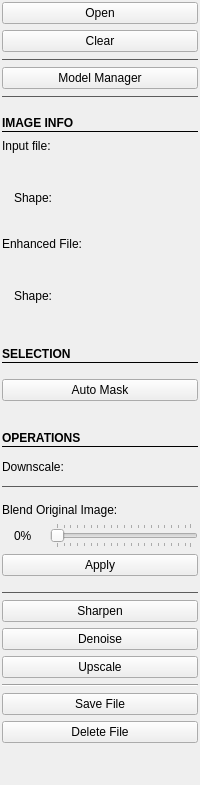
         <widget class="QWidget" name="frame_sidebar">
         <layout class="QVBoxLayout" name="verticalLayout_3">
          <property name="leftMargin">
           <number>2</number>
          </property>
          <property name="topMargin">
           <number>2</number>
          </property>
          <property name="rightMargin">
           <number>2</number>
          </property>
          <property name="bottomMargin">
           <number>2</number>
          </property>
          <item>
           <widget class="QPushButton" name="pushButton_open">
            <property name="text">
             <string>Open</string>
            </property>
           </widget>
          </item>
          <item>
           <widget class="QPushButton" name="pushButton_clear">
            <property name="text">
             <string>Clear</string>
            </property>
           </widget>
          </item>
          <item>
           <widget class="Line" name="line_8">
            <property name="styleSheet">
             <string notr="true">color: rgb(92, 92, 92);</string>
            </property>
            <property name="frameShadow">
             <enum>QFrame::Plain</enum>
            </property>
            <property name="orientation">
             <enum>Qt::Horizontal</enum>
            </property>
           </widget>
          </item>
          <item>
           <widget class="QPushButton" name="pushButton_modelManager">
            <property name="text">
             <string>Model Manager</string>
            </property>
           </widget>
          </item>
          <item>
           <widget class="Line" name="line">
            <property name="styleSheet">
             <string notr="true">color: rgb(92, 92, 92);</string>
            </property>
            <property name="frameShadow">
             <enum>QFrame::Plain</enum>
            </property>
            <property name="orientation">
             <enum>Qt::Horizontal</enum>
            </property>
           </widget>
          </item>
          <item>
           <widget class="QFrame" name="frame_label_info">
            <property name="frameShape">
             <enum>QFrame::NoFrame</enum>
            </property>
            <property name="frameShadow">
             <enum>QFrame::Raised</enum>
            </property>
            <layout class="QVBoxLayout" name="layout_label_info">
             <property name="spacing">
              <number>0</number>
             </property>
             <property name="leftMargin">
              <number>0</number>
             </property>
             <property name="topMargin">
              <number>12</number>
             </property>
             <property name="rightMargin">
              <number>0</number>
             </property>
             <property name="bottomMargin">
              <number>0</number>
             </property>
             <item>
              <widget class="QLabel" name="label_7">
               <property name="font">
                <font>
                 <bold>true</bold>
                </font>
               </property>
               <property name="text">
                <string>IMAGE INFO</string>
               </property>
              </widget>
             </item>
             <item>
              <widget class="Line" name="line_9">
               <property name="frameShadow">
                <enum>QFrame::Plain</enum>
               </property>
               <property name="orientation">
                <enum>Qt::Horizontal</enum>
               </property>
              </widget>
             </item>
            </layout>
           </widget>
          </item>
          <item>
           <widget class="QFrame" name="frame_info_base">
            <property name="frameShape">
             <enum>QFrame::NoFrame</enum>
            </property>
            <property name="frameShadow">
             <enum>QFrame::Plain</enum>
            </property>
            <layout class="QVBoxLayout" name="verticalLayout_11">
             <property name="leftMargin">
              <number>0</number>
             </property>
             <property name="topMargin">
              <number>0</number>
             </property>
             <property name="rightMargin">
              <number>0</number>
             </property>
             <property name="bottomMargin">
              <number>0</number>
             </property>
             <item>
              <widget class="QLabel" name="label_13">
               <property name="text">
                <string>Input file:</string>
               </property>
              </widget>
             </item>
             <item>
              <widget class="QLabel" name="label_filename_base">
               <property name="text">
                <string>&lt;html&gt;&lt;head/&gt;&lt;body&gt;&lt;p&gt;&lt;span style=&quot; color:#9a9996;&quot;/&gt;&lt;/p&gt;&lt;/body&gt;&lt;/html&gt;</string>
               </property>
               <property name="margin">
                <number>0</number>
               </property>
              </widget>
             </item>
             <item>
              <widget class="QFrame" name="group_base">
               <property name="frameShape">
                <enum>QFrame::NoFrame</enum>
               </property>
               <property name="frameShadow">
                <enum>QFrame::Raised</enum>
               </property>
               <layout class="QVBoxLayout" name="verticalLayout_18">
                <property name="spacing">
                 <number>6</number>
                </property>
                <property name="leftMargin">
                 <number>12</number>
                </property>
                <property name="topMargin">
                 <number>6</number>
                </property>
                <property name="rightMargin">
                 <number>6</number>
                </property>
                <property name="bottomMargin">
                 <number>6</number>
                </property>
                <item>
                 <widget class="QFrame" name="frame_label_filename_base">
                  <property name="frameShape">
                   <enum>QFrame::NoFrame</enum>
                  </property>
                  <property name="frameShadow">
                   <enum>QFrame::Raised</enum>
                  </property>
                  <layout class="QHBoxLayout" name="horizontalLayout_13">
                   <property name="leftMargin">
                    <number>12</number>
                   </property>
                   <property name="topMargin">
                    <number>0</number>
                   </property>
                   <property name="rightMargin">
                    <number>0</number>
                   </property>
                   <property name="bottomMargin">
                    <number>0</number>
                   </property>
                  </layout>
                 </widget>
                </item>
                <item>
                 <widget class="QLabel" name="label_14">
                  <property name="text">
                   <string>Shape:</string>
                  </property>
                 </widget>
                </item>
                <item>
                 <widget class="QFrame" name="frame_label_shape_base">
                  <property name="frameShape">
                   <enum>QFrame::NoFrame</enum>
                  </property>
                  <property name="frameShadow">
                   <enum>QFrame::Raised</enum>
                  </property>
                  <layout class="QHBoxLayout" name="horizontalLayout_14">
                   <property name="leftMargin">
                    <number>12</number>
                   </property>
                   <property name="topMargin">
                    <number>0</number>
                   </property>
                   <property name="rightMargin">
                    <number>0</number>
                   </property>
                   <property name="bottomMargin">
                    <number>0</number>
                   </property>
                   <item>
                    <widget class="QLabel" name="label_shape_base">
                     <property name="text">
                      <string>&lt;html&gt;&lt;head/&gt;&lt;body&gt;&lt;p/&gt;&lt;/body&gt;&lt;/html&gt;</string>
                     </property>
                    </widget>
                   </item>
                  </layout>
                 </widget>
                </item>
               </layout>
              </widget>
             </item>
            </layout>
           </widget>
          </item>
          <item>
           <widget class="QFrame" name="frame_info_compare">
            <property name="frameShape">
             <enum>QFrame::NoFrame</enum>
            </property>
            <property name="frameShadow">
             <enum>QFrame::Plain</enum>
            </property>
            <layout class="QVBoxLayout" name="verticalLayout_12">
             <property name="leftMargin">
              <number>0</number>
             </property>
             <property name="topMargin">
              <number>0</number>
             </property>
             <property name="rightMargin">
              <number>0</number>
             </property>
             <property name="bottomMargin">
              <number>0</number>
             </property>
             <item>
              <widget class="QLabel" name="label_8">
               <property name="text">
                <string>Enhanced File:</string>
               </property>
              </widget>
             </item>
             <item>
              <widget class="QLabel" name="label_filename">
               <property name="text">
                <string>&lt;html&gt;&lt;head/&gt;&lt;body&gt;&lt;p&gt;&lt;span style=&quot; color:#9a9996;&quot;/&gt;&lt;/p&gt;&lt;/body&gt;&lt;/html&gt;</string>
               </property>
               <property name="margin">
                <number>0</number>
               </property>
              </widget>
             </item>
             <item>
              <widget class="QFrame" name="group_compare">
               <property name="frameShape">
                <enum>QFrame::NoFrame</enum>
               </property>
               <property name="frameShadow">
                <enum>QFrame::Raised</enum>
               </property>
               <layout class="QVBoxLayout" name="verticalLayout_19">
                <property name="spacing">
                 <number>6</number>
                </property>
                <property name="leftMargin">
                 <number>12</number>
                </property>
                <property name="topMargin">
                 <number>6</number>
                </property>
                <property name="rightMargin">
                 <number>6</number>
                </property>
                <property name="bottomMargin">
                 <number>6</number>
                </property>
                <item>
                 <widget class="QFrame" name="frame_label_filename">
                  <property name="frameShape">
                   <enum>QFrame::NoFrame</enum>
                  </property>
                  <property name="frameShadow">
                   <enum>QFrame::Raised</enum>
                  </property>
                  <layout class="QVBoxLayout" name="verticalLayout_10">
                   <property name="leftMargin">
                    <number>12</number>
                   </property>
                   <property name="topMargin">
                    <number>0</number>
                   </property>
                   <property name="rightMargin">
                    <number>0</number>
                   </property>
                   <property name="bottomMargin">
                    <number>0</number>
                   </property>
                  </layout>
                 </widget>
                </item>
                <item>
                 <widget class="QLabel" name="label_9">
                  <property name="text">
                   <string>Shape:</string>
                  </property>
                 </widget>
                </item>
                <item>
                 <widget class="QFrame" name="frame_label_shape">
                  <property name="frameShape">
                   <enum>QFrame::NoFrame</enum>
                  </property>
                  <property name="frameShadow">
                   <enum>QFrame::Raised</enum>
                  </property>
                  <layout class="QVBoxLayout" name="verticalLayout_13">
                   <property name="leftMargin">
                    <number>12</number>
                   </property>
                   <property name="topMargin">
                    <number>0</number>
                   </property>
                   <property name="rightMargin">
                    <number>0</number>
                   </property>
                   <property name="bottomMargin">
                    <number>0</number>
                   </property>
                   <item>
                    <widget class="QLabel" name="label_shape">
                     <property name="text">
                      <string>&lt;html&gt;&lt;head/&gt;&lt;body&gt;&lt;p/&gt;&lt;/body&gt;&lt;/html&gt;</string>
                     </property>
                    </widget>
                   </item>
                  </layout>
                 </widget>
                </item>
               </layout>
              </widget>
             </item>
            </layout>
           </widget>
          </item>
          <item>
           <widget class="QFrame" name="frame_label_selection">
            <property name="frameShape">
             <enum>QFrame::NoFrame</enum>
            </property>
            <property name="frameShadow">
             <enum>QFrame::Raised</enum>
            </property>
            <layout class="QVBoxLayout" name="layout_label_selection">
             <property name="spacing">
              <number>0</number>
             </property>
             <property name="leftMargin">
              <number>0</number>
             </property>
             <property name="topMargin">
              <number>12</number>
             </property>
             <property name="rightMargin">
              <number>0</number>
             </property>
             <property name="bottomMargin">
              <number>0</number>
             </property>
             <item>
              <widget class="QLabel" name="label_10">
               <property name="font">
                <font>
                 <bold>true</bold>
                </font>
               </property>
               <property name="text">
                <string>SELECTION</string>
               </property>
              </widget>
             </item>
             <item>
              <widget class="Line" name="line_7">
               <property name="frameShadow">
                <enum>QFrame::Plain</enum>
               </property>
               <property name="orientation">
                <enum>Qt::Horizontal</enum>
               </property>
              </widget>
             </item>
            </layout>
           </widget>
          </item>
          <item>
           <widget class="QFrame" name="frame_mask">
            <property name="frameShape">
             <enum>QFrame::NoFrame</enum>
            </property>
            <property name="frameShadow">
             <enum>QFrame::Raised</enum>
            </property>
            <layout class="QVBoxLayout" name="verticalLayout_4">
             <property name="leftMargin">
              <number>0</number>
             </property>
             <property name="topMargin">
              <number>9</number>
             </property>
             <property name="rightMargin">
              <number>0</number>
             </property>
             <property name="bottomMargin">
              <number>0</number>
             </property>
             <item>
              <widget class="QPushButton" name="pushButton_mask">
               <property name="text">
                <string>Auto Mask</string>
               </property>
              </widget>
             </item>
             <item>
              <widget class="QFrame" name="frame_mask_visibility">
               <property name="frameShape">
                <enum>QFrame::NoFrame</enum>
               </property>
               <property name="frameShadow">
                <enum>QFrame::Raised</enum>
               </property>
               <layout class="QVBoxLayout" name="layout_mask_visibility">
                <property name="leftMargin">
                 <number>0</number>
                </property>
                <property name="topMargin">
                 <number>0</number>
                </property>
                <property name="rightMargin">
                 <number>0</number>
                </property>
                <property name="bottomMargin">
                 <number>0</number>
                </property>
               </layout>
              </widget>
             </item>
            </layout>
           </widget>
          </item>
          <item>
           <widget class="QFrame" name="frame_8">
            <property name="frameShape">
             <enum>QFrame::NoFrame</enum>
            </property>
            <property name="frameShadow">
             <enum>QFrame::Raised</enum>
            </property>
            <layout class="QHBoxLayout" name="horizontalLayout_15">
             <property name="leftMargin">
              <number>0</number>
             </property>
             <property name="topMargin">
              <number>0</number>
             </property>
             <property name="rightMargin">
              <number>0</number>
             </property>
             <property name="bottomMargin">
              <number>0</number>
             </property>
            </layout>
           </widget>
          </item>
          <item>
           <widget class="QFrame" name="frame_label_operations">
            <property name="frameShape">
             <enum>QFrame::NoFrame</enum>
            </property>
            <property name="frameShadow">
             <enum>QFrame::Raised</enum>
            </property>
            <layout class="QVBoxLayout" name="layout_label_operations">
             <property name="spacing">
              <number>0</number>
             </property>
             <property name="leftMargin">
              <number>0</number>
             </property>
             <property name="topMargin">
              <number>12</number>
             </property>
             <property name="rightMargin">
              <number>0</number>
             </property>
             <property name="bottomMargin">
              <number>0</number>
             </property>
             <item>
              <widget class="QLabel" name="label_11">
               <property name="font">
                <font>
                 <bold>true</bold>
                </font>
               </property>
               <property name="text">
                <string>OPERATIONS</string>
               </property>
              </widget>
             </item>
             <item>
              <widget class="Line" name="line_3">
               <property name="frameShadow">
                <enum>QFrame::Plain</enum>
               </property>
               <property name="orientation">
                <enum>Qt::Horizontal</enum>
               </property>
              </widget>
             </item>
            </layout>
           </widget>
          </item>
          <item>
           <widget class="QFrame" name="group_postprocess">
            <property name="frameShape">
             <enum>QFrame::NoFrame</enum>
            </property>
            <property name="frameShadow">
             <enum>QFrame::Raised</enum>
            </property>
            <layout class="QVBoxLayout" name="verticalLayout_20">
             <property name="leftMargin">
              <number>0</number>
             </property>
             <property name="topMargin">
              <number>0</number>
             </property>
             <property name="rightMargin">
              <number>0</number>
             </property>
             <property name="bottomMargin">
              <number>0</number>
             </property>
             <item>
              <widget class="QFrame" name="frame_scale">
               <property name="frameShape">
                <enum>QFrame::NoFrame</enum>
               </property>
               <property name="frameShadow">
                <enum>QFrame::Plain</enum>
               </property>
               <layout class="QVBoxLayout" name="verticalLayout_8">
                <property name="leftMargin">
                 <number>0</number>
                </property>
                <property name="topMargin">
                 <number>0</number>
                </property>
                <property name="rightMargin">
                 <number>0</number>
                </property>
                <property name="bottomMargin">
                 <number>9</number>
                </property>
                <item alignment="Qt::AlignLeft">
                 <widget class="QFrame" name="frame_14">
                  <property name="frameShape">
                   <enum>QFrame::NoFrame</enum>
                  </property>
                  <property name="frameShadow">
                   <enum>QFrame::Raised</enum>
                  </property>
                  <layout class="QHBoxLayout" name="horizontalLayout_8">
                   <property name="leftMargin">
                    <number>0</number>
                   </property>
                   <property name="topMargin">
                    <number>0</number>
                   </property>
                   <property name="rightMargin">
                    <number>0</number>
                   </property>
                   <property name="bottomMargin">
                    <number>0</number>
                   </property>
                   <item>
                    <widget class="QLabel" name="label_5">
                     <property name="text">
                      <string>Downscale:</string>
                     </property>
                    </widget>
                   </item>
                   <item>
                    <widget class="QLabel" name="label_scale">
                     <property name="minimumSize">
                      <size>
                       <width>30</width>
                       <height>25</height>
                      </size>
                     </property>
                     <property name="maximumSize">
                      <size>
                       <width>30</width>
                       <height>30</height>
                      </size>
                     </property>
                     <property name="text">
                      <string/>
                     </property>
                    </widget>
                   </item>
                  </layout>
                 </widget>
                </item>
                <item>
                 <widget class="Line" name="line_5">
                  <property name="styleSheet">
                   <string notr="true">color: rgb(92, 92, 92);</string>
                  </property>
                  <property name="frameShadow">
                   <enum>QFrame::Plain</enum>
                  </property>
                  <property name="orientation">
                   <enum>Qt::Horizontal</enum>
                  </property>
                 </widget>
                </item>
               </layout>
              </widget>
             </item>
             <item>
              <widget class="QFrame" name="frame_blend">
               <property name="frameShape">
                <enum>QFrame::NoFrame</enum>
               </property>
               <property name="frameShadow">
                <enum>QFrame::Raised</enum>
               </property>
               <layout class="QVBoxLayout" name="verticalLayout_9">
                <property name="leftMargin">
                 <number>0</number>
                </property>
                <property name="topMargin">
                 <number>0</number>
                </property>
                <property name="rightMargin">
                 <number>0</number>
                </property>
                <property name="bottomMargin">
                 <number>9</number>
                </property>
                <item>
                 <widget class="QLabel" name="label_blend">
                  <property name="text">
                   <string>Blend Original Image:</string>
                  </property>
                 </widget>
                </item>
                <item>
                 <widget class="QFrame" name="frame_5">
                  <property name="frameShape">
                   <enum>QFrame::NoFrame</enum>
                  </property>
                  <property name="frameShadow">
                   <enum>QFrame::Raised</enum>
                  </property>
                  <layout class="QHBoxLayout" name="horizontalLayout_2">
                   <property name="leftMargin">
                    <number>12</number>
                   </property>
                   <property name="topMargin">
                    <number>0</number>
                   </property>
                   <property name="rightMargin">
                    <number>0</number>
                   </property>
                   <property name="bottomMargin">
                    <number>0</number>
                   </property>
                   <item>
                    <widget class="QLabel" name="label_blend_amt">
                     <property name="minimumSize">
                      <size>
                       <width>30</width>
                       <height>0</height>
                      </size>
                     </property>
                     <property name="text">
                      <string>0%</string>
                     </property>
                    </widget>
                   </item>
                   <item>
                    <widget class="QSlider" name="horizontalSlider_blend">
                     <property name="orientation">
                      <enum>Qt::Horizontal</enum>
                     </property>
                     <property name="tickPosition">
                      <enum>QSlider::TicksBothSides</enum>
                     </property>
                     <property name="tickInterval">
                      <number>5</number>
                     </property>
                    </widget>
                   </item>
                  </layout>
                 </widget>
                </item>
                <item>
                 <widget class="QPushButton" name="pushButton_postprocess_apply">
                  <property name="text">
                   <string>Apply</string>
                  </property>
                 </widget>
                </item>
               </layout>
              </widget>
             </item>
            </layout>
           </widget>
          </item>
          <item>
           <widget class="Line" name="line_6">
            <property name="styleSheet">
             <string notr="true">color: rgb(92, 92, 92);</string>
            </property>
            <property name="frameShadow">
             <enum>QFrame::Plain</enum>
            </property>
            <property name="orientation">
             <enum>Qt::Horizontal</enum>
            </property>
           </widget>
          </item>
          <item>
           <widget class="QFrame" name="frame_11">
            <property name="frameShape">
             <enum>QFrame::NoFrame</enum>
            </property>
            <property name="frameShadow">
             <enum>QFrame::Plain</enum>
            </property>
            <layout class="QVBoxLayout" name="verticalLayout_17">
             <property name="leftMargin">
              <number>0</number>
             </property>
             <property name="topMargin">
              <number>0</number>
             </property>
             <property name="rightMargin">
              <number>0</number>
             </property>
             <property name="bottomMargin">
              <number>0</number>
             </property>
             <item>
              <widget class="QPushButton" name="pushButton_run">
               <property name="text">
                <string>Sharpen</string>
               </property>
              </widget>
             </item>
             <item>
              <widget class="QPushButton" name="pushButton_denoise">
               <property name="text">
                <string>Denoise</string>
               </property>
              </widget>
             </item>
             <item>
              <widget class="QPushButton" name="pushButton_upscale">
               <property name="text">
                <string>Upscale</string>
               </property>
              </widget>
             </item>
            </layout>
           </widget>
          </item>
          <item>
           <widget class="Line" name="line_2">
            <property name="orientation">
             <enum>Qt::Horizontal</enum>
            </property>
           </widget>
          </item>
          <item>
           <widget class="QFrame" name="frame_7">
            <property name="frameShape">
             <enum>QFrame::NoFrame</enum>
            </property>
            <property name="frameShadow">
             <enum>QFrame::Plain</enum>
            </property>
            <layout class="QVBoxLayout" name="verticalLayout_16">
             <property name="leftMargin">
              <number>0</number>
             </property>
             <property name="topMargin">
              <number>0</number>
             </property>
             <property name="rightMargin">
              <number>0</number>
             </property>
             <property name="bottomMargin">
              <number>0</number>
             </property>
             <item>
              <widget class="QPushButton" name="pushButton_saveFile">
               <property name="text">
                <string>Save File</string>
               </property>
              </widget>
             </item>
            </layout>
           </widget>
          </item>
          <item>
           <widget class="QPushButton" name="pushButton_delete">
            <property name="text">
             <string>Delete File</string>
            </property>
           </widget>
          </item>
          <item>
           <spacer name="verticalSpacer_sidebar">
            <property name="orientation">
             <enum>Qt::Vertical</enum>
            </property>
            <property name="sizeHint" stdset="0">
             <size>
              <width>20</width>
              <height>40</height>
             </size>
            </property>
           </spacer>
          </item>
         </layout>
        </widget>
